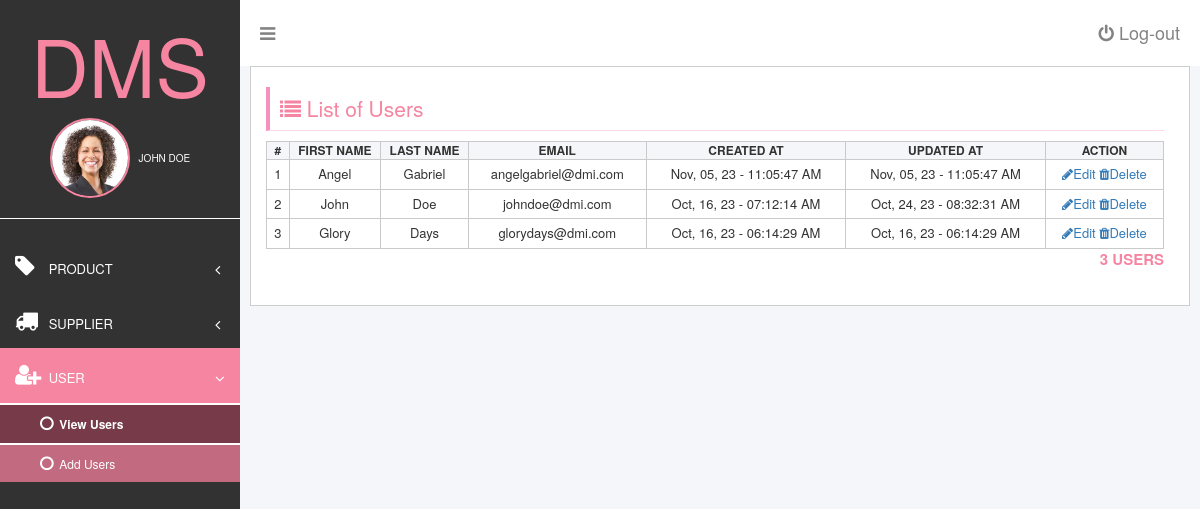
Screenshot of /users-view.php (signed in) with the database file from the repository.
### tables this page shows
CREATE TABLE IF NOT EXISTS `users` (
  `id` int NOT NULL AUTO_INCREMENT,
  `first_name` char(50) NOT NULL,
  `last_name` char(50) NOT NULL,
  `email` varchar(50) NOT NULL,
  `password` varchar(300) NOT NULL,
  `created_at` timestamp NOT NULL,
  `updated_at` timestamp NOT NULL,
  PRIMARY KEY (`id`)
);

### database/show.php (called while the page is built)
<?php
include('connection.php');
$table_name = $show_table;
$stmt = $conn->prepare("SELECT * FROM $table_name ORDER BY created_at DESC");
$stmt->execute();
$stmt->setFetchMode(PDO::FETCH_ASSOC);
return $stmt->fetchAll();

### users-view.php (the view, shortened to what this page needs)
<?php
	$show_table = 'users';
	$users = include('database/show.php');
?>
<!DOCTYPE html>
<html>
<head>
	<?php include('partials/app-header.php'); ?>
</head>
<body>
	<div id="dashboardMainContainer">
		<?php include('partials/app-sidebar.php') ?>
		<div class="dashboard_content_container" id="dashboard_content_container">
				<?php include('partials/app-topnav.php') ?>
			<div class="dashboard_content">
				<div class="dashboard_content_main">
					<div class="row">
						<div class="column column-12">
							<h1 class="section_header"><i class="fa fa-list"></i> List of Users</h1>
							<div class="section_content">
								<div class="users">
									<table>
										<thead>
											<tr>
												<th>#</th>
												<th>First Name</th>
												<th>Last Name</th>
												<th>Email</th>
												<th>Created At</th>
												<th>Updated At</th>
												<th>Action</th>
											</tr>
										</thead>
										<tbody>
											<?php foreach($users as $index => $user){ ?>
												<tr>
													<td><?= $index + 1 ?></td>
													<td class="firstName"><?= $user['first_name']?></td>
													<td class="lastName"><?= $user['last_name']?></td>
													<td class="email"><?= $user['email']?></td>
													<td><?=date('M, d, y - h:i:s A', strtotime($user['created_at'])) ?></td>
													<td><?=date('M, d, y - h:i:s A', strtotime($user['updated_at'])) ?></td>
													<td>
														<a href="" class="updateUser" data-userid="<?= $user['id'] ?>"><i class="fa fa-pencil "></i>Edit</a>
														<a href="" class="deleteUser" data-userid="<?= $user['id'] ?>" data-fname="<?= $user['first_name'] ?>" data-lname="<?= $user['last_name'] ?>"><i class="fa fa-trash"></i>Delete</a>
													</td>
												</tr>
											<?php } ?>
										</tbody>
									</table>
									<p class="userCount"><?= count($users) ?> Users</p>
								</div>
							</div>
						</div>
					</div>
				</div>
			</div>
		</div>
	</div>
<?php include('partials/app-scripts.php'); ?>
</body>
</html>

### partials/app-sidebar.php (shortened to what this page needs)
<?php
	$user = $_SESSION['user'];
?>
<div class="dashboard_sidebar" id="dashboard_sidebar">
	<h3 class="dashboard_logo" id="dashboard_logo">DMS</h3>
	<div class="dashboard_sidebar_user">
		<img src="images/user/user1.jpg" alt="User image." id="userImage" />
		<span><?= $user['first_name'] .' '. $user['last_name'] ?> </span>
	</div>
	<div class="dashboard_sidebar_menu">
		<ul class="dashboard_menu_lists">
			<li class="liMainMenu">
				<a href="javascript:void(0);" class="showHideSubMenu" >
					<i class="fa fa-tag showHideSubMenu" ></i>
					<span class="menuText showHideSubMenu" >Product</span>
					<i class="fa fa-angle-left mainMenuIconArrow showHideSubMenu" ></i>
				</a>
			</li>
			<li class="liMainMenu" >
				<a href="javascript:void(0);" class="showHideSubMenu" >
					<i class="fa fa-truck showHideSubMenu" ></i>
					<span class="menuText showHideSubMenu" >Supplier</span>
					<i class="fa fa-angle-left mainMenuIconArrow showHideSubMenu" ></i>
				</a>
			</li>
			<li class="liMainMenu showHideSubMenu" >
				<a href="javascript:void(0);" class="showHideSubMenu" >
					<i class="fa fa-user-plus showHideSubMenu" ></i>
					<span class="menuText showHideSubMenu" >User</span>
					<i class="fa fa-angle-left mainMenuIconArrow showHideSubMenu" ></i>
				</a>
 				<ul class="subMenus" >
					<li><a class="subMenuLink" href="./users-view.php"> <i class="fa fa-circle-o"></i> View Users</a></li>
					<li><a class="subMenuLink" href="./users-add.php"> <i class="fa fa-circle-o"></i> Add Users</a></li>
				</ul>
			</li>
		</ul>
	</div>
</div>

### css/login.css (style rules this page uses)
*,*::before,*::after { box-sizing:border-box }
body,h1,h2,h3,h4,p,figure,blockquote,dl,dd { margin:0 }
body { min-height:100vh;text-rendering:optimizeSpeed;line-height:1.5 }
img,picture { max-width:100%;display:block }
body { font-family: arial; }
#dashboardMainContainer { display: flex; flex-direction: row; }
div.dashboard_sidebar { width:20%; background: #323232; height:135vh; }
div.dashboard_content_container { width:80%; background: #f4f6f9; }
h3.dashboard_logo { color: #f685a1; font-size:80px; text-align: center; }
div.dashboard_sidebar_user { text-align: center; position: relative; padding-bottom:20px; border-bottom:1px solid #fff; }
div.dashboard_sidebar_user img { width:80px; display: inline-block; border-radius:50%; border:2px solid #f685a1; margin-right:5px; vertical-align:middle ; }
div.dashboard_sidebar_user span { top:20%; font-size:10px; text-transform: uppercase; color:#fff; display: inline-block; }
ul.dashboard_menu_lists { margin-top:20px; margin-left: -40px; }
ul.dashboard_menu_lists li.liMainMenu { text-transform: uppercase; list-style-type: none; }
ul.dashboard_menu_lists li.liMainMenu a { text-decoration: none; color: #fff; display: block; font-size:13px; padding: 0px 15px; padding-bottom: 15px; padding-right: 0px; padding-top:15px; }
ul.dashboard_menu_lists li.liMainMenu a i { font-size:23px; width:30px; }
div.dashboard_content { padding: 0px 10px 10px 10px; }
div.dashboard_content_main { background: #fff; height: 100%; border: 1px solid #cdcdcd; padding-left: 20px; padding-bottom: 25px; }
div.row { display: flex; flex-direction: row; flex-wrap: wrap; width: 100%; }
div.column { width: 100%; padding: 0px 10px; }
h1.section_header { font-size: 21px; color: #f685a1; border-bottom: 1px solid #ffd7e1; padding-bottom: 11px; padding: 10px; border-left: 4px solid #f690bf; }
table, th, td { border: 1px solid #cacaca; border-collapse: collapse; font-size: ; }
table { width: 100%; }
table th { font-size: 12px; text-transform: uppercase; text-align: center; background: #f4f6f9; }
table td { font-size: 13px; text-align: center; padding: 5px; }
p.userCount { text-align: right; font-size: 15px; font-weight: bold; text-transform: uppercase; color: #f685a1; }
a.subMenuLink { padding-left: 15px !important; padding-top: 10px !important; padding-bottom: 10px !important; text-transform: none; font-size: 12px !important; }
a.subMenuLink i { font-size:16px !important; width: 16px !important; margin-left: 25px; }
ul.subMenus { list-style-type: none; background: #c26a80; display: none; padding-left: 0; }
i.mainMenuIconArrow { float: right; font-size: 15px !important; margin-top: 8px; margin-right: -5px; }
.subMenuActive { font-weight: bold; border-top: 2px solid white; border-bottom: 2px solid white; background: #763a49; }
div.dashboard_content_main { display: flex; flex-direction: row; }

### rows the page displays
users: first_name "JOHN", last_name "DOE", first_name "John", last_name "Doe", email "johndoe@dmi.com", created_at "Oct, 16, 23 - 07:12:14 AM", updated_at "Oct, 24, 23 - 08:32:31 AM"
users: first_name "Angel", last_name "Gabriel", email "angelgabriel@dmi.com", created_at "Nov, 05, 23 - 11:05:47 AM", updated_at "Nov, 05, 23 - 11:05:47 AM"
users: first_name "Glory", last_name "Days", email "glorydays@dmi.com", created_at "Oct, 16, 23 - 06:14:29 AM", updated_at "Oct, 16, 23 - 06:14:29 AM"

### other values shown
count($users) "3"
